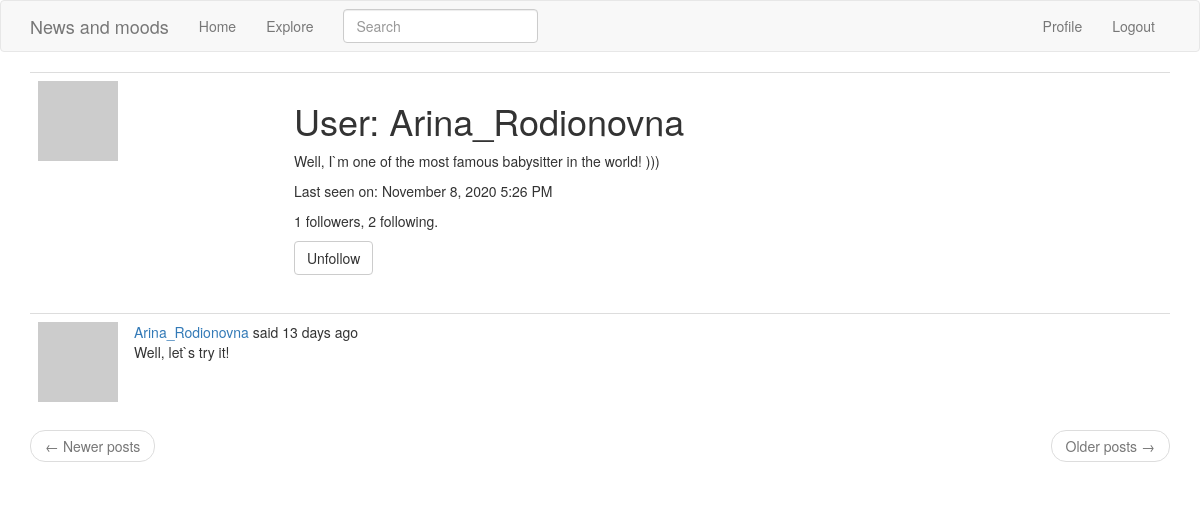
Page /user/Arina_Rodionovna (signed in) on the earlier database version.
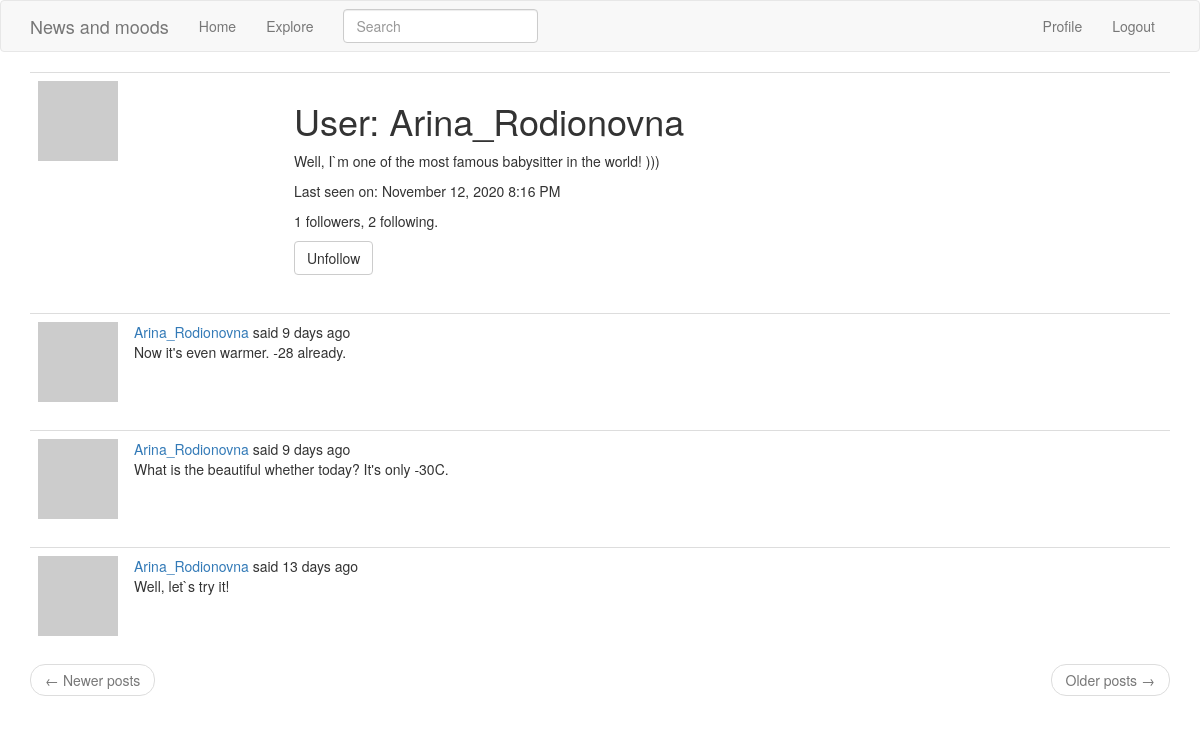
Same page on the later database version.
### app/models.py (models this page shows, shortened)
class PaginatedAPIMixin(object):
    @staticmethod
    def _to_collection_items(items):
        return [item.to_dict() for item in items]

class User(PaginatedAPIMixin, UserMixin, db.Model):
    id = db.Column(db.Integer, primary_key=True)
    username = db.Column(db.String(64), index=True, unique=True)
    email = db.Column(db.String(120), index=True, unique=True)
    password_hash = db.Column(db.String(128))
    posts = db.relationship('Post', backref='author', lazy='dynamic')
    about_me = db.Column(db.String(140))
    last_seen = db.Column(db.DateTime, default=datetime.utcnow)
    followed = db.relationship(
        'User', secondary=followers,
        primaryjoin=(followers.c.follower_id == id),
        secondaryjoin=(followers.c.followed_id == id),
        backref=db.backref('followers', lazy='dynamic'), lazy='dynamic')
    def avatar(self, size):
        digest = md5(self.email.lower().encode('utf-8')).hexdigest()
        return 'https://www.gravatar.com/avatar/{}?d=identicon&s={}'.format(
            digest, size)
    def is_following(self, user):
        return self.followed.filter(
            followers.c.followed_id == user.id).count() > 0

class SearchableMixin(object):
    @classmethod
    def before_commit(cls, session):
        session._changes = {
            'add': list(session.new),
            'update': list(session.dirty),
            'delete': list(session.deleted)
        }
    @classmethod
    def after_commit(cls, session):
        for obj in session._changes['add']:
            if isinstance(obj, SearchableMixin):
                add_to_index(obj.__tablename__, obj)
        for obj in session._changes['update']:
            if isinstance(obj, SearchableMixin):
                add_to_index(obj.__tablename__, obj)
        for obj in session._changes['delete']:
            if isinstance(obj, SearchableMixin):
                remove_from_index(obj.__tablename__, obj)
        session._changes = None

class Post(PaginatedAPIMixin, SearchableMixin, db.Model):
    __searchable__ = ['body']
    id = db.Column(db.Integer, primary_key=True)
    body = db.Column(db.String(140))
    timestamp = db.Column(db.DateTime, index=True, default=datetime.utcnow)
    user_id = db.Column(db.Integer, db.ForeignKey('user.id'))

### app/main/routes.py (the view)
@bp.route('/user/<username>')
@login_required
def user(username):
    user = User.query.filter_by(username=username).first_or_404()
    page = request.args.get('page', 1, type=int)
    posts = user.posts.order_by(Post.timestamp.desc()).paginate(
        page, current_app.config['POST_PER_PAGE'], False)
    next_url = url_for('main.user', username=user.username, page=posts.next_num) \
        if posts.has_next else None
    prev_url = url_for('main.user', username=user.username, page=posts.prev_num) \
        if posts.has_prev else None
    form = EmptyForm()
    return render_template('user.html', user=user, posts=posts.items,
                           next_url=next_url, prev_url=prev_url, form=form)

### app/main/forms.py
class SearchForm(FlaskForm):
    q = StringField('Search', validators=[DataRequired()])
    def __init__(self, *args, **kwargs):
        if 'formdata' not in kwargs:
            kwargs['formdata'] = request.args
        if 'csrf_enabled' not in kwargs:
            kwargs['csrf_enabled'] = False
        super(SearchForm, self).__init__(*args, **kwargs)

class EmptyForm(FlaskForm):
    submit = SubmitField('Submit')

### app/main/routes.py (called while the page is built)
@bp.before_request
def before_request():
    if current_user.is_authenticated:
        current_user.last_seen = datetime.utcnow()
        db.session.commit()
        g.search_form = SearchForm()
    g.locale = str(get_locale())

### app/models.py (called while the page is built)
@login.user_loader
def load_user(id):
    return User.query.get(int(id))

### app/templates/user.html (shortened to what this page needs)
{% extends "base.html" %}
{% block app_content %}
    <table class="table table-hover">
        <tr>
            <td width="256px"><img src="{{ user.avatar(256) }}"></td>
            <td>
                <h1>User: {{ user.username }}</h1>
                {% if user.about_me %}<p>{{ user.about_me }}</p>{% endif %}
                {% if user.last_seen %}<p>Last seen on: {{ moment(user.last_seen).format('LLL') }}</p>
                {% endif %}
                <p>{{ user.followers.count() }} followers, {{ user.followed.count() }} following.</p>
                {% if user == current_user %}
                <p><a href="{{ url_for('main.edit_profile') }}">Edit your profile</a></p>
                {% else %}
                <p>
                    <form action="{{ url_for('main.unfollow', username=user.username) }}" method="post">
                        {{ form.submit(value='Unfollow', class_='btn btn-default') }}
                    </form>
                </p>
                {% endif %}
            </td>
        </tr>
    </table>
    {% for post in posts %}
        {% include '_post.html' %}
    {% endfor %}
    <nav aria-label="...">
        <ul class="pager">
            <li class="previous{% if not prev_url %} disabled{% endif %}">
                <a href="{{ prev_url or '#' }}">
                    <span aria-hidden="true">&larr;</span> Newer posts
                </a>
            </li>
            <li class="next{% if not next_url %} disabled{% endif %}">
                <a href="{{ next_url or '#' }}">
                    Older posts <span aria-hidden="true">&rarr;</span>
                </a>
            </li>
        </ul>
    </nav>
{% endblock %}

### app/templates/_post.html (shortened to what this page needs)
<table class="table table-hover">
    <tr>
        <td width="70px">
            <a href="{{ url_for('main.user', username=post.author.username) }}">
                <img src="{{ post.author.avatar(70) }}" />
            </a>
        </td>
        <td>
            {{ user_link }} said {{ moment(post.timestamp).fromNow() }}
            <br>
            {{ post.body }}
        </td>
    </tr>
</table>

Differences in the rows shown:
changed User "Arina_Rodionovna": last_seen "November 8, 2020 5:26 PM" → "November 12, 2020 8:16 PM"
added Post: user_link "Arina_Rodionovna", timestamp "9 days ago", body "Now it's even warmer. -28 already."
added Post: user_link "Arina_Rodionovna", timestamp "9 days ago", body "What is the beautiful whether today? It's only -30C."
